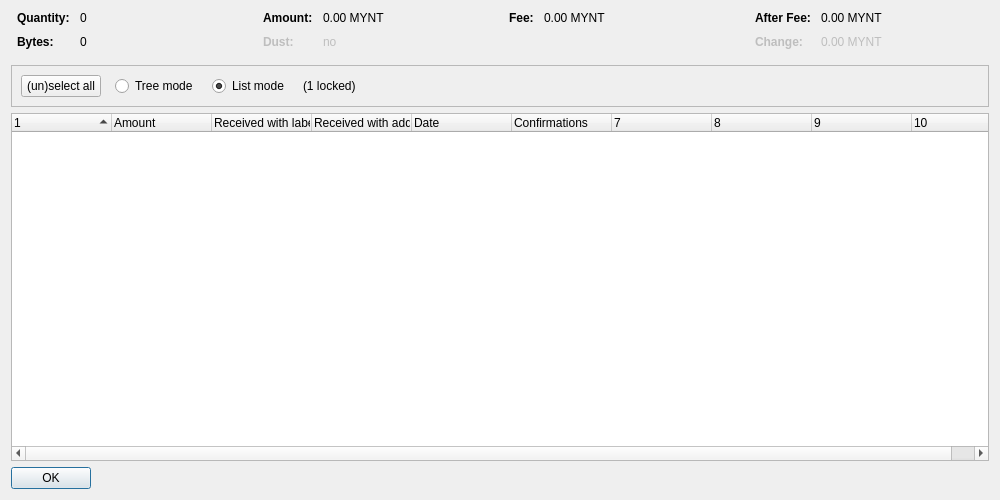
<?xml version="1.0" encoding="UTF-8"?>
<ui version="4.0">
 <class>CoinControlDialog</class>
 <widget class="QDialog" name="CoinControlDialog">
  <property name="geometry">
   <rect>
    <x>0</x>
    <y>0</y>
    <width>1000</width>
    <height>500</height>
   </rect>
  </property>
  <property name="windowTitle">
   <string>Coin Selection</string>
  </property>
  <layout class="QVBoxLayout" name="verticalLayout">
   <item>
    <layout class="QHBoxLayout" name="horizontalLayoutTop" stretch="0,0,0,0">
     <property name="topMargin">
      <number>0</number>
     </property>
     <property name="bottomMargin">
      <number>10</number>
     </property>
     <item>
      <layout class="QFormLayout" name="formLayoutCoinControl1">
       <property name="horizontalSpacing">
        <number>10</number>
       </property>
       <property name="verticalSpacing">
        <number>10</number>
       </property>
       <property name="leftMargin">
        <number>6</number>
       </property>
       <property name="rightMargin">
        <number>6</number>
       </property>
       <item row="0" column="0">
        <widget class="QLabel" name="labelCoinControlQuantityText">
         <property name="font">
          <font>
           <weight>75</weight>
           <bold>true</bold>
          </font>
         </property>
         <property name="text">
          <string>Quantity:</string>
         </property>
        </widget>
       </item>
       <item row="0" column="1">
        <widget class="QLabel" name="labelCoinControlQuantity">
         <property name="cursor">
          <cursorShape>IBeamCursor</cursorShape>
         </property>
         <property name="contextMenuPolicy">
          <enum>Qt::ActionsContextMenu</enum>
         </property>
         <property name="text">
          <string notr="true">0</string>
         </property>
         <property name="textInteractionFlags">
          <set>Qt::LinksAccessibleByMouse|Qt::TextSelectableByKeyboard|Qt::TextSelectableByMouse</set>
         </property>
        </widget>
       </item>
       <item row="1" column="0">
        <widget class="QLabel" name="labelCoinControlBytesText">
         <property name="font">
          <font>
           <weight>75</weight>
           <bold>true</bold>
          </font>
         </property>
         <property name="text">
          <string>Bytes:</string>
         </property>
        </widget>
       </item>
       <item row="1" column="1">
        <widget class="QLabel" name="labelCoinControlBytes">
         <property name="cursor">
          <cursorShape>IBeamCursor</cursorShape>
         </property>
         <property name="contextMenuPolicy">
          <enum>Qt::ActionsContextMenu</enum>
         </property>
         <property name="text">
          <string notr="true">0</string>
         </property>
         <property name="textInteractionFlags">
          <set>Qt::LinksAccessibleByMouse|Qt::TextSelectableByKeyboard|Qt::TextSelectableByMouse</set>
         </property>
        </widget>
       </item>
      </layout>
     </item>
     <item>
      <layout class="QFormLayout" name="formLayoutCoinControl2">
       <property name="horizontalSpacing">
        <number>10</number>
       </property>
       <property name="verticalSpacing">
        <number>10</number>
       </property>
       <property name="leftMargin">
        <number>6</number>
       </property>
       <property name="rightMargin">
        <number>6</number>
       </property>
       <item row="0" column="0">
        <widget class="QLabel" name="labelCoinControlAmountText">
         <property name="font">
          <font>
           <weight>75</weight>
           <bold>true</bold>
          </font>
         </property>
         <property name="text">
          <string>Amount:</string>
         </property>
        </widget>
       </item>
       <item row="0" column="1">
        <widget class="QLabel" name="labelCoinControlAmount">
         <property name="cursor">
          <cursorShape>IBeamCursor</cursorShape>
         </property>
         <property name="contextMenuPolicy">
          <enum>Qt::ActionsContextMenu</enum>
         </property>
         <property name="text">
          <string notr="true">0.00 MYNT</string>
         </property>
         <property name="textInteractionFlags">
          <set>Qt::LinksAccessibleByMouse|Qt::TextSelectableByKeyboard|Qt::TextSelectableByMouse</set>
         </property>
        </widget>
       </item>
       <item row="1" column="0">
        <widget class="QLabel" name="labelCoinControlLowOutputText">
         <property name="enabled">
          <bool>false</bool>
         </property>
         <property name="font">
          <font>
           <weight>75</weight>
           <bold>true</bold>
          </font>
         </property>
         <property name="text">
          <string>Dust:</string>
         </property>
        </widget>
       </item>
       <item row="1" column="1">
        <widget class="QLabel" name="labelCoinControlLowOutput">
         <property name="enabled">
          <bool>false</bool>
         </property>
         <property name="cursor">
          <cursorShape>IBeamCursor</cursorShape>
         </property>
         <property name="contextMenuPolicy">
          <enum>Qt::ActionsContextMenu</enum>
         </property>
         <property name="text">
          <string notr="true">no</string>
         </property>
         <property name="textInteractionFlags">
          <set>Qt::LinksAccessibleByMouse|Qt::TextSelectableByKeyboard|Qt::TextSelectableByMouse</set>
         </property>
        </widget>
       </item>
      </layout>
     </item>
     <item>
      <layout class="QFormLayout" name="formLayoutCoinControl3">
       <property name="horizontalSpacing">
        <number>10</number>
       </property>
       <property name="verticalSpacing">
        <number>10</number>
       </property>
       <property name="leftMargin">
        <number>6</number>
       </property>
       <property name="rightMargin">
        <number>6</number>
       </property>
       <item row="0" column="0">
        <widget class="QLabel" name="labelCoinControlFeeText">
         <property name="font">
          <font>
           <weight>75</weight>
           <bold>true</bold>
          </font>
         </property>
         <property name="text">
          <string>Fee:</string>
         </property>
        </widget>
       </item>
       <item row="0" column="1">
        <widget class="QLabel" name="labelCoinControlFee">
         <property name="cursor">
          <cursorShape>IBeamCursor</cursorShape>
         </property>
         <property name="contextMenuPolicy">
          <enum>Qt::ActionsContextMenu</enum>
         </property>
         <property name="text">
          <string notr="true">0.00 MYNT</string>
         </property>
         <property name="textInteractionFlags">
          <set>Qt::LinksAccessibleByMouse|Qt::TextSelectableByKeyboard|Qt::TextSelectableByMouse</set>
         </property>
        </widget>
       </item>
      </layout>
     </item>
     <item>
      <layout class="QFormLayout" name="formLayoutCoinControl4">
       <property name="horizontalSpacing">
        <number>10</number>
       </property>
       <property name="verticalSpacing">
        <number>10</number>
       </property>
       <property name="leftMargin">
        <number>6</number>
       </property>
       <property name="rightMargin">
        <number>6</number>
       </property>
       <item row="0" column="0">
        <widget class="QLabel" name="labelCoinControlAfterFeeText">
         <property name="font">
          <font>
           <weight>75</weight>
           <bold>true</bold>
          </font>
         </property>
         <property name="text">
          <string>After Fee:</string>
         </property>
        </widget>
       </item>
       <item row="0" column="1">
        <widget class="QLabel" name="labelCoinControlAfterFee">
         <property name="cursor">
          <cursorShape>IBeamCursor</cursorShape>
         </property>
         <property name="contextMenuPolicy">
          <enum>Qt::ActionsContextMenu</enum>
         </property>
         <property name="text">
          <string notr="true">0.00 MYNT</string>
         </property>
         <property name="textInteractionFlags">
          <set>Qt::LinksAccessibleByMouse|Qt::TextSelectableByKeyboard|Qt::TextSelectableByMouse</set>
         </property>
        </widget>
       </item>
       <item row="1" column="0">
        <widget class="QLabel" name="labelCoinControlChangeText">
         <property name="enabled">
          <bool>false</bool>
         </property>
         <property name="font">
          <font>
           <weight>75</weight>
           <bold>true</bold>
          </font>
         </property>
         <property name="text">
          <string>Change:</string>
         </property>
        </widget>
       </item>
       <item row="1" column="1">
        <widget class="QLabel" name="labelCoinControlChange">
         <property name="enabled">
          <bool>false</bool>
         </property>
         <property name="cursor">
          <cursorShape>IBeamCursor</cursorShape>
         </property>
         <property name="contextMenuPolicy">
          <enum>Qt::ActionsContextMenu</enum>
         </property>
         <property name="text">
          <string notr="true">0.00 MYNT</string>
         </property>
         <property name="textInteractionFlags">
          <set>Qt::LinksAccessibleByMouse|Qt::TextSelectableByKeyboard|Qt::TextSelectableByMouse</set>
         </property>
        </widget>
       </item>
      </layout>
     </item>
    </layout>
   </item>
   <item>
    <widget class="QFrame" name="frame">
     <property name="minimumSize">
      <size>
       <width>0</width>
       <height>40</height>
      </size>
     </property>
     <property name="frameShape">
      <enum>QFrame::StyledPanel</enum>
     </property>
     <property name="frameShadow">
      <enum>QFrame::Sunken</enum>
     </property>
     <layout class="QHBoxLayout" name="horizontalLayout">
      <item>
       <layout class="QHBoxLayout" name="horizontalLayoutPanel" stretch="0,0,0,0,0">
        <property name="spacing">
         <number>14</number>
        </property>
        <item>
         <widget class="QPushButton" name="pushButtonSelectAll">
          <property name="sizePolicy">
           <sizepolicy hsizetype="Maximum" vsizetype="Fixed">
            <horstretch>0</horstretch>
            <verstretch>0</verstretch>
           </sizepolicy>
          </property>
          <property name="text">
           <string>(un)select all</string>
          </property>
          <property name="autoDefault">
           <bool>false</bool>
          </property>
         </widget>
        </item>
        <item>
         <widget class="QRadioButton" name="radioTreeMode">
          <property name="sizePolicy">
           <sizepolicy hsizetype="Maximum" vsizetype="Fixed">
            <horstretch>0</horstretch>
            <verstretch>0</verstretch>
           </sizepolicy>
          </property>
          <property name="text">
           <string>Tree mode</string>
          </property>
         </widget>
        </item>
        <item>
         <widget class="QRadioButton" name="radioListMode">
          <property name="sizePolicy">
           <sizepolicy hsizetype="Maximum" vsizetype="Fixed">
            <horstretch>0</horstretch>
            <verstretch>0</verstretch>
           </sizepolicy>
          </property>
          <property name="text">
           <string>List mode</string>
          </property>
          <property name="checked">
           <bool>true</bool>
          </property>
         </widget>
        </item>
        <item>
         <widget class="QLabel" name="labelLocked">
          <property name="text">
           <string notr="true">(1 locked)</string>
          </property>
         </widget>
        </item>
        <item>
         <spacer name="horizontalSpacer">
          <property name="orientation">
           <enum>Qt::Horizontal</enum>
          </property>
          <property name="sizeHint" stdset="0">
           <size>
            <width>40</width>
            <height>20</height>
           </size>
          </property>
         </spacer>
        </item>
       </layout>
      </item>
     </layout>
    </widget>
   </item>
   <item>
    <widget class="CoinControlTreeWidget" name="treeWidget">
     <property name="contextMenuPolicy">
      <enum>Qt::CustomContextMenu</enum>
     </property>
     <property name="sortingEnabled">
      <bool>false</bool>
     </property>
     <property name="columnCount">
      <number>10</number>
     </property>
     <attribute name="headerShowSortIndicator" stdset="0">
      <bool>true</bool>
     </attribute>
     <attribute name="headerStretchLastSection">
      <bool>false</bool>
     </attribute>
     <column>
      <property name="text">
       <string/>
      </property>
     </column>
     <column>
      <property name="text">
       <string>Amount</string>
      </property>
     </column>
     <column>
      <property name="text">
       <string>Received with label</string>
      </property>
     </column>
     <column>
      <property name="text">
       <string>Received with address</string>
      </property>
     </column>
     <column>
      <property name="text">
       <string>Date</string>
      </property>
     </column>
     <column>
      <property name="text">
       <string>Confirmations</string>
      </property>
      <property name="toolTip">
       <string>Confirmed</string>
      </property>
     </column>
     <column>
      <property name="text">
       <string/>
      </property>
     </column>
     <column>
      <property name="text">
       <string/>
      </property>
     </column>
     <column>
      <property name="text">
       <string/>
      </property>
     </column>
     <column>
      <property name="text">
       <string/>
      </property>
     </column>
    </widget>
   </item>
   <item>
    <widget class="QDialogButtonBox" name="buttonBox">
     <property name="sizePolicy">
      <sizepolicy hsizetype="Maximum" vsizetype="Fixed">
       <horstretch>0</horstretch>
       <verstretch>0</verstretch>
      </sizepolicy>
     </property>
     <property name="orientation">
      <enum>Qt::Horizontal</enum>
     </property>
     <property name="standardButtons">
      <set>QDialogButtonBox::Ok</set>
     </property>
    </widget>
   </item>
  </layout>
 </widget>
 <customwidgets>
  <customwidget>
   <class>CoinControlTreeWidget</class>
   <extends>QTreeWidget</extends>
   <header>coincontroltreewidget.h</header>
  </customwidget>
 </customwidgets>
 <resources/>
 <connections/>
</ui>
